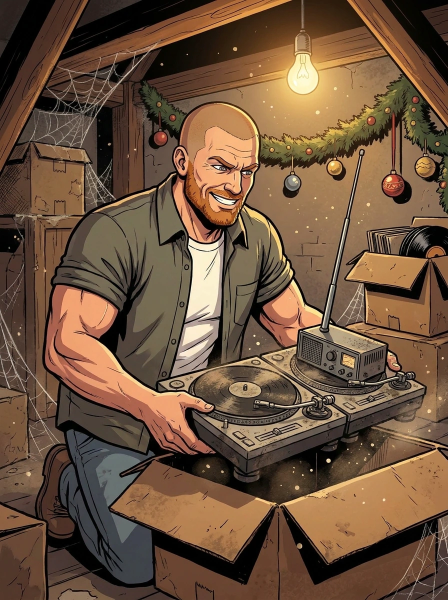
#> input picture tools/v71/img/p1999_0.webp, 896 x 1200 px (shown at 1/2 size)
$ python comics.py ../../web/bg/ladcard/pearcy.png
#> lines starting #> are read from the running program, lines starting #| are printed output that depends on the picture
"""Version 71: the story's comic pages, painted in Meshy -> web/bg/comic/pages/<page>_<n>.png.
python3 tools/v71/comics.py --make [page ...]   (paint, 9 credits a panel; results kept in tools/v71/img)
python3 tools/v71/comics.py                      (cut them to size for the game)

A page is two or three panels the game lays out and slides in one at a time (tools/v71/v71.js, COMIC_PAGES, which
also holds the captions and speech: the game writes the words, so they're sharp and easy to change). The lads are
drawn from their intro card portraits (tools/v65/img/ladcard, the comic style) and their photo faces (tools/v65/img/ladref).
Layouts: 'L3' a tall 3:4 panel on the left and two 16:9 panels stacked on the right; 'L2' two 4:3 panels side by side;
'L1' one big 16:9 panel.
"""
import os, subprocess, sys
from concurrent.futures import ThreadPoolExecutor
from PIL import Image
HERE = os.path.dirname(os.path.abspath(__file__)); ROOT = os.path.dirname(os.path.dirname(HERE)); V65 = os.path.join(ROOT, 'tools', 'v65', 'img')
WORK = os.environ.get('MESHY_WORK', '/tmp/meshy_work'); SRC = os.path.join(HERE, 'img'); OUT = os.path.join(ROOT, 'web', 'bg', 'comic', 'pages')
os.makedirs(SRC, exist_ok=True); os.makedirs(OUT, exist_ok=True)

STYLE = ("A single panel from a comic book telling the story of a retro beat 'em up video game, in exactly the bold comic-book style of the "
         "reference portraits: thick clean black ink outlines, flat cel shading with two or three tones per colour, strong rim light, rich colour, "
         "cinematic framing. No text, no letters, no speech bubbles, no captions, no panel border: the picture fills the whole frame. ")
WHO = {
    'tim': 'a bald man with a big ginger-brown beard and glasses in an olive green jacket',
    'seb': 'a powerfully built man with a very short light brown buzz cut and ginger-brown stubble, in an olive-grey short-sleeved shirt over a white T-shirt',
    'byron': 'a man with short brown hair and a beard in a grey jacket',
    'pearcy': 'a big broad bearded man in a loud orange Hawaiian shirt',
    'kelly': 'a slim young man with short brown hair in a red and white striped shirt',
    'marc': 'a man with black hair and a black beard in a black hoodie',
    'sam': 'a man with short fair hair in a navy tracksuit top',
}
# page -> (layout, [(aspect, lads in it, what's in the panel)])
PAGES = {
    'p1999': ('L3', [
        ('3:4', ['seb'], "Seb, {seb}, kneeling in a dusty loft lit by one bare bulb, lifting a pair of old DJ turntables and a home-made radio transmitter with a tall aerial out of a cardboard box, grinning, cobwebs, Christmas decorations, a box of old vinyl."),
        ('16:9', [], "Extreme close-up of a finger turning the glowing orange dial of an old radio transmitter to 104.1 FM, sparks jumping off the aerial, dust in the air."),
        ('16:9', ['seb'], "The loft dissolving into bright crackling TV static and electric light from the edges inwards, Seb silhouetted in the middle with his arms up, comic speed lines, the bulb exploding."),
    ]),
    'pmill': ('L2', [
        ('4:3', [], "Midnight on New Year's Eve 1999 over the rooftops of Bromley, south London: fireworks bursting over grey tower blocks and terraced houses, a pirate radio aerial on a flat roof in the foreground."),
        ('4:3', ['seb'], "Seb, {seb}, in a cramped flat with patterned wallpaper and a red ON AIR light, headphones round his neck, cranking the dial of a home-made radio transmitter, the room fizzing with static and blue sparks."),
    ]),
    'pelba': ('L2', [
        ('4:3', [], "A small white propeller plane landing on a sunny Mediterranean island runway, green mountains and turquoise sea behind, heat haze, August 2002."),
        ('4:3', ['tim', 'pearcy', 'kelly'], "Three British lads walking out of a small island airport into blazing sunshine with their suitcases, squinting, pale and happy: {tim}; {pearcy}; {kelly}. Palm trees and a taxi rank behind."),
    ]),
    'pespace': ('L2', [
        ('4:3', [], "A silver Renault Espace people carrier nose-down in a ditch beside a winding Italian country road at dusk, on fire, black smoke rising, cypress trees and a sunset sky, a hire car sticker on the back window."),
        ('4:3', ['sam'], "Sam, {sam}, standing on the left of the picture beside the burning people carrier at dusk, holding up the car keys, his face lit orange by the flames, puzzled, with his eyes wide open and clearly drawn (pupils, eyebrows raised), looking at the viewer. Open sky above his head."),
    ]),
    'p2006': ('L2', [
        ('4:3', ['byron'], "Byron, {byron}, standing alone under the big clock of a small suburban railway station entrance at night, October 2006, checking his watch, the clock reading five to nine, wet pavement, streetlights."),
        ('4:3', [], "A white and yellow commuter train pulling into a lit suburban platform at night, its doors about to open, the windows bright, a station sign, rain."),
    ]),
    'phome': ('L2', [
        ('4:3', ['marc'], "Sunrise over Bromley high street: Marc, {marc}, asleep sitting up in a bus shelter with half a kebab on his lap, a night bus pulling away in the background, pink and gold sky."),
        ('4:3', [], "A dark modern living room at night, a smartphone on a coffee table lighting up with a group chat full of messages, its glow the only light, a pint glass beside it."),
    ]),
    'pcarp': ('L3', [
        ('3:4', ['tim'], "Tim, {tim}, proudly standing beside a huge black barbecue smoker on a little trailer at the muddy gate of a Lincolnshire carp fishing lake, morning mist, tents and fishing rods behind."),
        ('16:9', [], "The wooden gate and big painted wooden sign reading DENISE'S FISHERY (those words only) of a carp fishing lake in the Lincolnshire countryside, reeds, a misty lake and willow trees behind, a battered estate car towing a black barbecue smoker through the gate."),
        ('16:9', [], "Underwater in a murky green lake: an enormous ancient carp with scarred golden scales and one huge eye, gliding beneath the shadows of fishing lines and floats far above."),
    ]),
    'pfire': ('L2', [
        ('4:3', [], "Midnight on a dark lake: an orange inflatable dinghy erupting in a huge fireball from a disposable barbecue on board, men diving off it into the water, sparks raining down, a caravan with lit windows on the far bank."),
        ('4:3', ['tim', 'seb'], "Dawn mist on a lake: two soot-blackened men standing up in the water only waist deep, looking sheepish, the burnt remains of a dinghy floating beside them: {tim}; {seb}."),
    ]),
    'pend': ('L1', [
        ('16:9', [], "Sunrise over a misty Lincolnshire carp lake: an enormous golden carp leaping clear out of the water, spray glittering, and on the bank a row of men in silhouette with their arms up, fishing rods and tents, a black smoker puffing smoke."),
    ]),
}


def make_panel(page, i):
    asp, lads, what = PAGES[page][1][i]
    refs = []
    for lad in lads[:2]:
        refs.append(os.path.join(V65, 'ladcard', lad + '.webp'))
        if os.path.exists(os.path.join(V65, 'ladref', lad + '.webp')): refs.append(os.path.join(V65, 'ladref', lad + '.webp'))
    if not refs: refs = [os.path.join(V65, 'ladcard', 'seb.webp'), os.path.join(V65, 'ladcard', 'pearcy.webp')]   # the style only
    prompt = STYLE + what.format(**WHO) + (" Draw each man exactly as in his reference pictures, the same face, hair, beard and clothes." if lads else " No people unless described.")
    name = f'{page}_{i}'
    r = subprocess.run([sys.executable, os.path.join(ROOT, 'tools', 'v64', 'meshy_free.py'), 'comic', name, prompt, ','.join(refs[:4])],
                       env=dict(os.environ, MESHY_WORK=WORK, ASPECT=asp), capture_output=True, text=True)
    raw = os.path.join(WORK, 'comic', name + '_raw.png')
    if not os.path.exists(raw): print('FAILED', name, r.stdout[-300:], r.stderr[-300:]); return
    Image.open(raw).save(os.path.join(SRC, name + '.webp'), quality=93, method=6); print('made', name, flush=True)


def trim(im):
    """Meshy sometimes draws its own white or black frame round a panel: cut off any plain border (up to 60 px a side)"""
    import numpy as np
    a = np.asarray(im).astype(np.float32); H_, W_ = a.shape[:2]
#> after `H_, W_ = a.shape[:2]`: H_ = 1200; W_ = 896
    plain = lambda v: (v.std() < 22 and (v.mean() > 205 or v.mean() < 28)) or (v.mean() < 14 and v.std() < 40)
    t = 0
    while t < 60 and plain(a[t]): t += 1
#> this loop made 0 passes
#> after the loop, t = 0
    b = H_
#> b = 1200
    while H_ - b < 60 and plain(a[b - 1]): b -= 1
#> after the loop, b = 1200
    l = 0
    while l < 60 and plain(a[:, l]): l += 1
#> after the loop, l = 0
    r = W_
#> r = 896
    while W_ - r < 60 and plain(a[:, r - 1]): r -= 1
#> after the loop, r = 896
    if (t, b, l, r) != (0, H_, 0, W_): t, b, l, r = t + 3 if t else 0, b - 3 if b < H_ else b, l + 3 if l else 0, r - 3 if r < W_ else r   # and the outline inside it
    return im.crop((l, t, r, b))
#> returned value is the input picture: PIL image 896x1200 RGB; mean R, G, B 110.3, 83.8, 62


def cut():
    for page, (lay, panels) in PAGES.items():
        for i, (asp, _, _) in enumerate(panels):
            p = os.path.join(SRC, f'{page}_{i}.webp')
            if not os.path.exists(p): continue
            im = trim(Image.open(p).convert('RGB')); h = 300 if asp == '3:4' else 240
            im = im.resize((round(im.width * h / im.height), h), Image.LANCZOS)
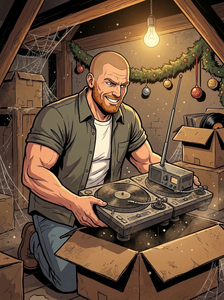
#> im: PIL image 224x300 RGB; mean R, G, B 110.3, 83.8, 62.1
            im.save(os.path.join(OUT, f'{page}_{i}.png'), optimize=True)
    print('cut', len(os.listdir(OUT)), 'panels')


if __name__ == '__main__':
    if '--make' in sys.argv:
        pages = [a for a in sys.argv[1:] if not a.startswith('--')] or list(PAGES)
        jobs = [(p, i) for p in pages for i in range(len(PAGES[p][1])) if not os.path.exists(os.path.join(SRC, f'{p}_{i}.webp'))]
        with ThreadPoolExecutor(8) as ex: list(ex.map(lambda a: make_panel(*a), jobs))
    cut()
